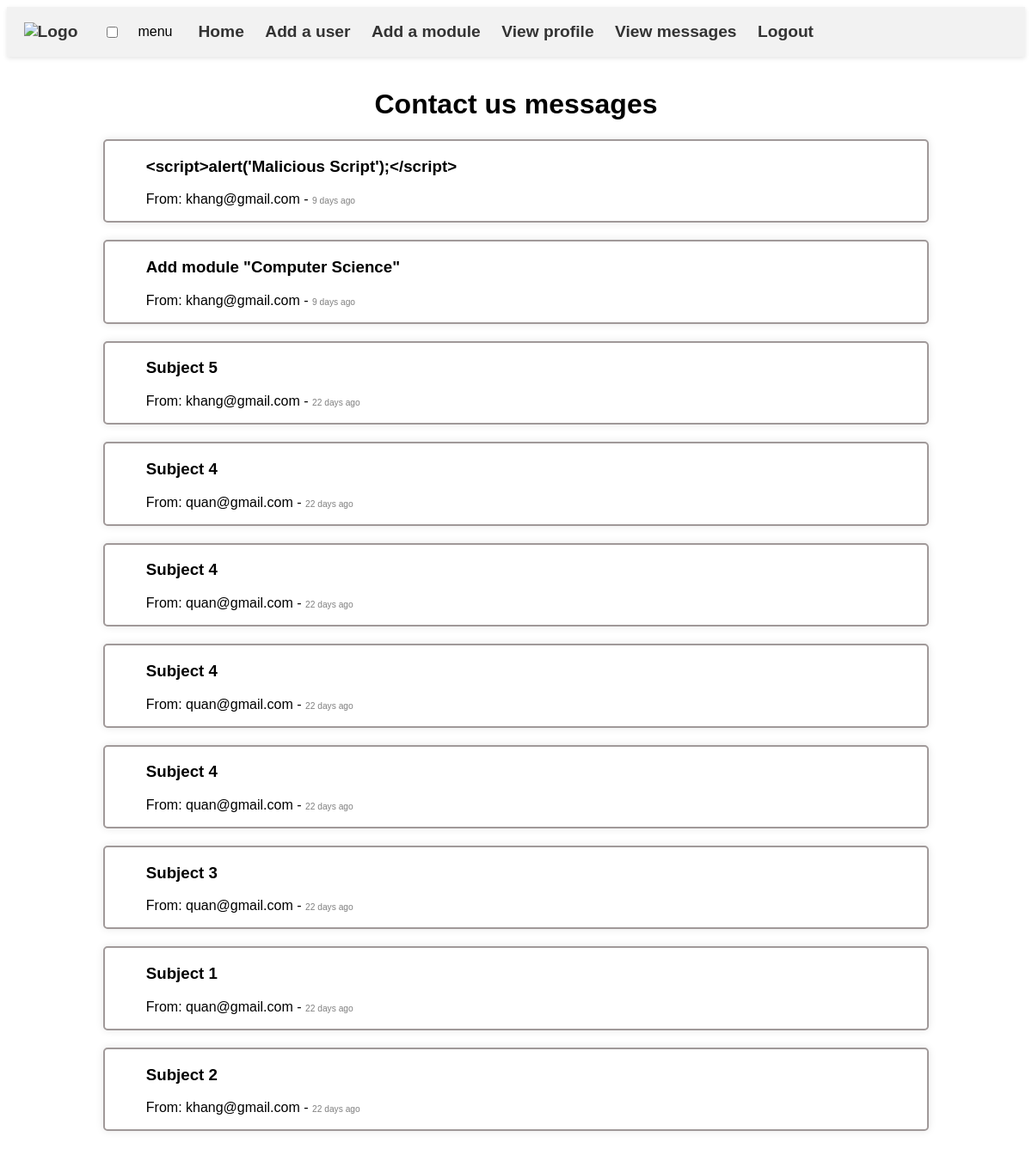
Page /moodle_overflow/controllers/admin/messages.php (signed in) on the committed database.
### tables this page shows
CREATE TABLE `message` (
  `id` int(11) NOT NULL,
  `email_from` varchar(250) NOT NULL,
  `subject` varchar(250) NOT NULL,
  `content` text NOT NULL,
  `createdAt` timestamp NOT NULL DEFAULT current_timestamp()
);

### moodle_overflow/controllers/admin/messages.php (called while the page is built, shortened)
<?php
    try {
        include '../models/message.php';
        $messages = getAllMessages();
        include '../views/admin/messages.html.php';
    } catch (PDOException $e) {
        $error = 'Database error: ' . $e->getMessage();
    }
    include '../views/admin/layout.html.php';
?>

### moodle_overflow/models/message.php (called while the page is built, shortened)
<?php
    function getAllMessages() {
        $sql = 'SELECT * FROM message
                ORDER BY createdAt DESC';
        return $GLOBALS['pdo']->query($sql);
    }
?>

### moodle_overflow/views/admin/messages.html.php (the view, shortened to what this page needs)
<h1>Contact us messages</h1>
<?php foreach ($messages as $message): ?>
    <div class="container">
        <a class="message" href="message.php?id=<?=$message['id']?>">
            <div id='<?=$message['id']?>'>
                <h3><?=htmlspecialchars($message['subject'], ENT_QUOTES, 'UTF-8') ?></h3>
                <p>
                    From: <?=htmlspecialchars($message['email_from'], ENT_QUOTES, 'UTF-8') ?>
                    -
                    <span class="small-details">
                        <span class="creation-time"></span>
                    </span>
                </p>
            </div>
        </a>
    </div>
<?php endforeach; ?>

### moodle_overflow/css/style.css (style rules this page uses)
* { font-family: 'Gill Sans', 'Gill Sans MT', Calibri, 'Trebuchet MS', sans-serif; }
.container { height: 100%; display: flex; flex-direction: column; justify-content: center; align-items: center; border: 2.5px solid #a09999; border-radius: 5px; margin: 20px auto; box-shadow: 0 0 10px rgba(0, 0, 0, 0.1); text-align: left; }
.container .post, .container .module, .container .message { text-decoration: none; color: black; text-align: left; width: 90%; }
h2, h1 { text-align: center; }
.small-details { font-size: 80%; }
.creation-time { font-size: 80%; color: grey; }

### rows in the picture
message: subject "<script>alert('Malicious Script');</script>", email_from "khang@gmail.com"
message: subject "Add module \"Computer Science\"", email_from "khang@gmail.com"
message: subject "Subject 5", email_from "khang@gmail.com"
message: subject "Subject 4", email_from "quan@gmail.com"
message: subject "Subject 4", email_from "quan@gmail.com"
message: subject "Subject 4", email_from "quan@gmail.com"
message: subject "Subject 4", email_from "quan@gmail.com"
message: subject "Subject 3", email_from "quan@gmail.com"
message: subject "Subject 1", email_from "quan@gmail.com"
message: subject "Subject 2", email_from "khang@gmail.com"
